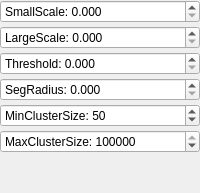
        <widget class="QWidget" name="DonSegmentation">
         <layout class="QVBoxLayout" name="verticalLayout_7">
          <property name="spacing">
           <number>3</number>
          </property>
          <property name="leftMargin">
           <number>0</number>
          </property>
          <property name="topMargin">
           <number>0</number>
          </property>
          <property name="rightMargin">
           <number>0</number>
          </property>
          <property name="bottomMargin">
           <number>0</number>
          </property>
          <item>
           <widget class="QDoubleSpinBox" name="dspin_smallscale">
            <property name="maximumSize">
             <size>
              <width>16777215</width>
              <height>24</height>
             </size>
            </property>
            <property name="toolTip">
             <string>Set the normals calculated using a smaller search radius (scale) for the DoN operator.</string>
            </property>
            <property name="prefix">
             <string>SmallScale: </string>
            </property>
            <property name="decimals">
             <number>3</number>
            </property>
           </widget>
          </item>
          <item>
           <widget class="QDoubleSpinBox" name="dspin_largescale">
            <property name="maximumSize">
             <size>
              <width>16777215</width>
              <height>24</height>
             </size>
            </property>
            <property name="toolTip">
             <string>Set the normals calculated using a larger search radius (scale) for the DoN operator.</string>
            </property>
            <property name="prefix">
             <string>LargeScale: </string>
            </property>
            <property name="decimals">
             <number>3</number>
            </property>
           </widget>
          </item>
          <item>
           <widget class="QDoubleSpinBox" name="dspin_threshold">
            <property name="maximumSize">
             <size>
              <width>16777215</width>
              <height>24</height>
             </size>
            </property>
            <property name="toolTip">
             <string>the constant value to compare the field value too</string>
            </property>
            <property name="prefix">
             <string>Threshold: </string>
            </property>
            <property name="decimals">
             <number>3</number>
            </property>
           </widget>
          </item>
          <item>
           <widget class="QDoubleSpinBox" name="dspin_segradius">
            <property name="sizePolicy">
             <sizepolicy hsizetype="Ignored" vsizetype="Fixed">
              <horstretch>0</horstretch>
              <verstretch>0</verstretch>
             </sizepolicy>
            </property>
            <property name="maximumSize">
             <size>
              <width>16777215</width>
              <height>24</height>
             </size>
            </property>
            <property name="toolTip">
             <string>Set the spatial cluster tolerance as a measure in the L2 Euclidean space</string>
            </property>
            <property name="prefix">
             <string>SegRadius: </string>
            </property>
            <property name="decimals">
             <number>3</number>
            </property>
           </widget>
          </item>
          <item>
           <widget class="QSpinBox" name="spin_mincluster">
            <property name="sizePolicy">
             <sizepolicy hsizetype="Ignored" vsizetype="Fixed">
              <horstretch>0</horstretch>
              <verstretch>0</verstretch>
             </sizepolicy>
            </property>
            <property name="maximumSize">
             <size>
              <width>16777215</width>
              <height>24</height>
             </size>
            </property>
            <property name="toolTip">
             <string>Set the minimum number of points that a cluster needs to contain in order to be considered valid.</string>
            </property>
            <property name="suffix">
             <string/>
            </property>
            <property name="prefix">
             <string>MinClusterSize: </string>
            </property>
            <property name="maximum">
             <number>9999999</number>
            </property>
            <property name="value">
             <number>50</number>
            </property>
           </widget>
          </item>
          <item>
           <widget class="QSpinBox" name="spin_maxcluster">
            <property name="sizePolicy">
             <sizepolicy hsizetype="Ignored" vsizetype="Fixed">
              <horstretch>0</horstretch>
              <verstretch>0</verstretch>
             </sizepolicy>
            </property>
            <property name="maximumSize">
             <size>
              <width>16777215</width>
              <height>24</height>
             </size>
            </property>
            <property name="toolTip">
             <string>Set the maximum number of points that a cluster needs to contain in order to be considered valid.</string>
            </property>
            <property name="prefix">
             <string>MaxClusterSize: </string>
            </property>
            <property name="maximum">
             <number>9999999</number>
            </property>
            <property name="value">
             <number>100000</number>
            </property>
           </widget>
          </item>
          <item>
           <spacer name="verticalSpacer_3">
            <property name="orientation">
             <enum>Qt::Vertical</enum>
            </property>
            <property name="sizeHint" stdset="0">
             <size>
              <width>20</width>
              <height>40</height>
             </size>
            </property>
           </spacer>
          </item>
         </layout>
        </widget>
